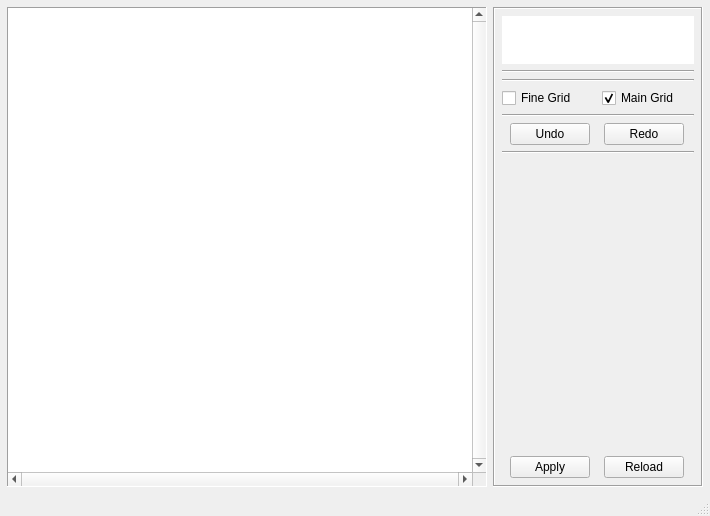
<?xml version="1.0" encoding="UTF-8"?>
<ui version="4.0">
 <class>Editor</class>
 <widget class="QMainWindow" name="Editor">
  <property name="geometry">
   <rect>
    <x>0</x>
    <y>0</y>
    <width>709</width>
    <height>516</height>
   </rect>
  </property>
  <property name="sizePolicy">
   <sizepolicy hsizetype="Expanding" vsizetype="Expanding">
    <horstretch>0</horstretch>
    <verstretch>0</verstretch>
   </sizepolicy>
  </property>
  <property name="windowTitle">
   <string>Sprite Editor</string>
  </property>
  <widget class="QWidget" name="centralWidget">
   <property name="sizePolicy">
    <sizepolicy hsizetype="Expanding" vsizetype="Expanding">
     <horstretch>0</horstretch>
     <verstretch>0</verstretch>
    </sizepolicy>
   </property>
   <layout class="QHBoxLayout" name="horizontalLayout">
    <property name="leftMargin">
     <number>7</number>
    </property>
    <property name="topMargin">
     <number>7</number>
    </property>
    <property name="rightMargin">
     <number>7</number>
    </property>
    <property name="bottomMargin">
     <number>7</number>
    </property>
    <item>
     <widget class="GfxEditorView" name="view">
      <property name="sizePolicy">
       <sizepolicy hsizetype="Expanding" vsizetype="Expanding">
        <horstretch>0</horstretch>
        <verstretch>0</verstretch>
       </sizepolicy>
      </property>
      <property name="minimumSize">
       <size>
        <width>480</width>
        <height>480</height>
       </size>
      </property>
      <property name="maximumSize">
       <size>
        <width>16777215</width>
        <height>16777215</height>
       </size>
      </property>
      <property name="sizeIncrement">
       <size>
        <width>0</width>
        <height>0</height>
       </size>
      </property>
      <property name="baseSize">
       <size>
        <width>0</width>
        <height>0</height>
       </size>
      </property>
      <property name="frameShape">
       <enum>QFrame::Panel</enum>
      </property>
      <property name="frameShadow">
       <enum>QFrame::Sunken</enum>
      </property>
      <property name="lineWidth">
       <number>1</number>
      </property>
      <property name="midLineWidth">
       <number>0</number>
      </property>
      <property name="verticalScrollBarPolicy">
       <enum>Qt::ScrollBarAlwaysOn</enum>
      </property>
      <property name="horizontalScrollBarPolicy">
       <enum>Qt::ScrollBarAlwaysOn</enum>
      </property>
     </widget>
    </item>
    <item alignment="Qt::AlignRight">
     <widget class="QFrame" name="frameControl">
      <property name="sizePolicy">
       <sizepolicy hsizetype="Maximum" vsizetype="Expanding">
        <horstretch>0</horstretch>
        <verstretch>0</verstretch>
       </sizepolicy>
      </property>
      <property name="maximumSize">
       <size>
        <width>16777215</width>
        <height>16777215</height>
       </size>
      </property>
      <property name="frameShape">
       <enum>QFrame::Box</enum>
      </property>
      <property name="frameShadow">
       <enum>QFrame::Sunken</enum>
      </property>
      <layout class="QVBoxLayout" name="controlLayout">
       <property name="leftMargin">
        <number>7</number>
       </property>
       <property name="topMargin">
        <number>7</number>
       </property>
       <property name="rightMargin">
        <number>7</number>
       </property>
       <property name="bottomMargin">
        <number>7</number>
       </property>
       <item alignment="Qt::AlignHCenter|Qt::AlignTop">
        <widget class="GfxEditorToolbox" name="toolbox">
         <property name="sizePolicy">
          <sizepolicy hsizetype="Fixed" vsizetype="Fixed">
           <horstretch>0</horstretch>
           <verstretch>0</verstretch>
          </sizepolicy>
         </property>
         <property name="minimumSize">
          <size>
           <width>192</width>
           <height>48</height>
          </size>
         </property>
         <property name="maximumSize">
          <size>
           <width>192</width>
           <height>48</height>
          </size>
         </property>
         <property name="frameShape">
          <enum>QFrame::NoFrame</enum>
         </property>
         <property name="frameShadow">
          <enum>QFrame::Plain</enum>
         </property>
         <property name="lineWidth">
          <number>0</number>
         </property>
         <property name="verticalScrollBarPolicy">
          <enum>Qt::ScrollBarAlwaysOff</enum>
         </property>
         <property name="horizontalScrollBarPolicy">
          <enum>Qt::ScrollBarAlwaysOff</enum>
         </property>
        </widget>
       </item>
       <item alignment="Qt::AlignTop">
        <widget class="Line" name="line_3">
         <property name="orientation">
          <enum>Qt::Horizontal</enum>
         </property>
        </widget>
       </item>
       <item alignment="Qt::AlignTop">
        <widget class="Line" name="line">
         <property name="orientation">
          <enum>Qt::Horizontal</enum>
         </property>
        </widget>
       </item>
       <item alignment="Qt::AlignTop">
        <widget class="QWidget" name="widgetGrids" native="true">
         <property name="sizePolicy">
          <sizepolicy hsizetype="Preferred" vsizetype="Maximum">
           <horstretch>0</horstretch>
           <verstretch>0</verstretch>
          </sizepolicy>
         </property>
         <layout class="QHBoxLayout" name="horizontalLayout_4">
          <property name="spacing">
           <number>7</number>
          </property>
          <property name="leftMargin">
           <number>0</number>
          </property>
          <property name="topMargin">
           <number>0</number>
          </property>
          <property name="rightMargin">
           <number>0</number>
          </property>
          <property name="bottomMargin">
           <number>0</number>
          </property>
          <item>
           <widget class="QCheckBox" name="checkFineGrid">
            <property name="text">
             <string>Fine Grid</string>
            </property>
            <property name="checked">
             <bool>false</bool>
            </property>
           </widget>
          </item>
          <item>
           <widget class="QCheckBox" name="checkMainGrid">
            <property name="text">
             <string>Main Grid</string>
            </property>
            <property name="checked">
             <bool>true</bool>
            </property>
           </widget>
          </item>
         </layout>
        </widget>
       </item>
       <item alignment="Qt::AlignTop">
        <widget class="Line" name="line_4">
         <property name="orientation">
          <enum>Qt::Horizontal</enum>
         </property>
        </widget>
       </item>
       <item alignment="Qt::AlignTop">
        <widget class="QWidget" name="widgetUndo" native="true">
         <property name="sizePolicy">
          <sizepolicy hsizetype="Preferred" vsizetype="Maximum">
           <horstretch>0</horstretch>
           <verstretch>0</verstretch>
          </sizepolicy>
         </property>
         <layout class="QHBoxLayout" name="horizontalLayout_5">
          <property name="leftMargin">
           <number>0</number>
          </property>
          <property name="topMargin">
           <number>0</number>
          </property>
          <property name="rightMargin">
           <number>0</number>
          </property>
          <property name="bottomMargin">
           <number>0</number>
          </property>
          <item>
           <widget class="QPushButton" name="buttonUndo">
            <property name="maximumSize">
             <size>
              <width>80</width>
              <height>16777215</height>
             </size>
            </property>
            <property name="toolTip">
             <string>Ctrl+Z</string>
            </property>
            <property name="whatsThis">
             <string/>
            </property>
            <property name="text">
             <string>Undo</string>
            </property>
            <property name="shortcut">
             <string/>
            </property>
           </widget>
          </item>
          <item>
           <widget class="QPushButton" name="buttonRedo">
            <property name="maximumSize">
             <size>
              <width>80</width>
              <height>16777215</height>
             </size>
            </property>
            <property name="toolTip">
             <string>Ctrl+Y</string>
            </property>
            <property name="text">
             <string>Redo</string>
            </property>
            <property name="shortcut">
             <string/>
            </property>
           </widget>
          </item>
         </layout>
        </widget>
       </item>
       <item alignment="Qt::AlignTop">
        <widget class="Line" name="line_5">
         <property name="orientation">
          <enum>Qt::Horizontal</enum>
         </property>
        </widget>
       </item>
       <item>
        <widget class="QWidget" name="widgetSave" native="true">
         <property name="sizePolicy">
          <sizepolicy hsizetype="Preferred" vsizetype="Expanding">
           <horstretch>0</horstretch>
           <verstretch>0</verstretch>
          </sizepolicy>
         </property>
         <property name="minimumSize">
          <size>
           <width>0</width>
           <height>0</height>
          </size>
         </property>
         <layout class="QHBoxLayout" name="horizontalLayout_6">
          <property name="leftMargin">
           <number>0</number>
          </property>
          <property name="topMargin">
           <number>0</number>
          </property>
          <property name="rightMargin">
           <number>0</number>
          </property>
          <property name="bottomMargin">
           <number>0</number>
          </property>
          <item alignment="Qt::AlignBottom">
           <widget class="QPushButton" name="buttonSave">
            <property name="sizePolicy">
             <sizepolicy hsizetype="Minimum" vsizetype="Fixed">
              <horstretch>0</horstretch>
              <verstretch>0</verstretch>
             </sizepolicy>
            </property>
            <property name="maximumSize">
             <size>
              <width>80</width>
              <height>16777215</height>
             </size>
            </property>
            <property name="toolTip">
             <string>Ctrl+S</string>
            </property>
            <property name="text">
             <string>Apply</string>
            </property>
           </widget>
          </item>
          <item alignment="Qt::AlignBottom">
           <widget class="QPushButton" name="buttonReload">
            <property name="maximumSize">
             <size>
              <width>80</width>
              <height>16777215</height>
             </size>
            </property>
            <property name="toolTip">
             <string>Ctrl+R</string>
            </property>
            <property name="text">
             <string>Reload</string>
            </property>
           </widget>
          </item>
         </layout>
        </widget>
       </item>
      </layout>
     </widget>
    </item>
   </layout>
  </widget>
  <widget class="QStatusBar" name="statusBar"/>
 </widget>
 <layoutdefault spacing="6" margin="11"/>
 <customwidgets>
  <customwidget>
   <class>GfxEditorView</class>
   <extends>QGraphicsView</extends>
   <header>gfx.h</header>
  </customwidget>
  <customwidget>
   <class>GfxEditorToolbox</class>
   <extends>QGraphicsView</extends>
   <header>toolbox.h</header>
  </customwidget>
 </customwidgets>
 <resources/>
 <connections/>
</ui>
